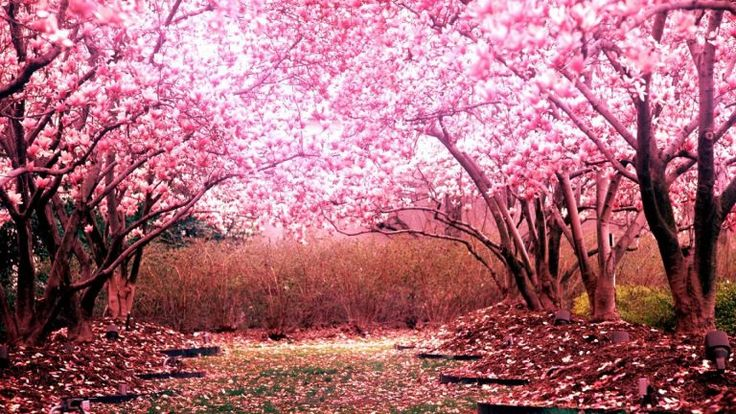
#> input picture cherry blossom.jpg, 736 x 414 px, found by its file name
$ python 'Image Shrinking.py'
#> lines starting #> are read from the running program, lines starting #| are printed output that depends on the picture
import cv2
import matplotlib.pyplot as plt
import numpy as np
img = cv2.imread("C:/Users/singh/OneDrive/Pictures/cherry blossom.jpg")
#> img is the input picture: shape (414, 736, 3); mean B, G, R 122.1, 107.8, 171.5
img_rgb = cv2.cvtColor(img, cv2.COLOR_BGR2RGB)
rows, cols, channels = img_rgb.shape
#> rows = 414; cols = 736; channels = 3
resize_img = cv2.resize(img_rgb,(0,0), fx=0.7, fy=0.7, interpolation=cv2.INTER_AREA)
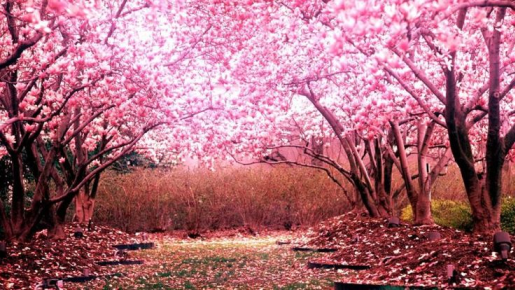
#> resize_img: shape (290, 515, 3); mean R, G, B 171.4, 107.8, 122.1
plt.subplot(121), plt.imshow(img_rgb), plt.title('Original Image')
plt.subplot(122), plt.imshow(resize_img), plt.title('Shrinked Image')
plt.show()
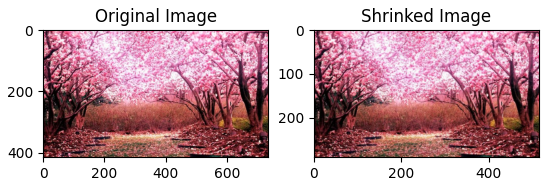
#> figure drawn by matplotlib, 2 panels
